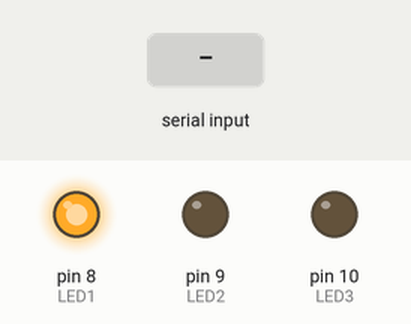
Simulated run of this sketch. Board: Arduino Uno, built with avr-gcc and run on an emulated ATmega328P. On the bench: output pins drawn as LEDs (lit = HIGH). The test bench sets the inputs (shaded band). What the sketch prints to the serial monitor is not drawn.

Above: at 6.0 s.
6.1 s: "2" received over Serial
At 7.2 s:
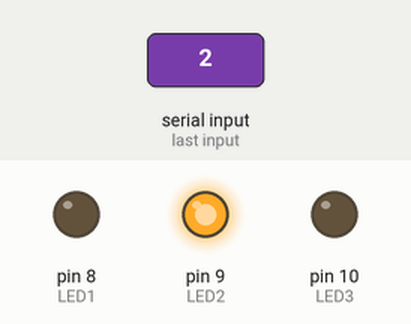
7.6 s: "3" received over Serial
At 8.4 s:
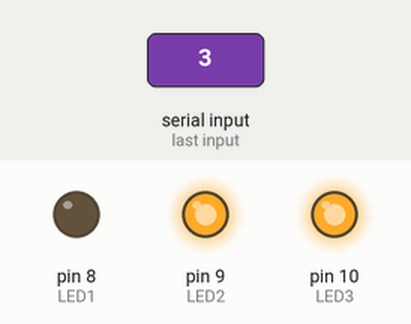
9.1 s: "0" received over Serial
At 9.5 s:
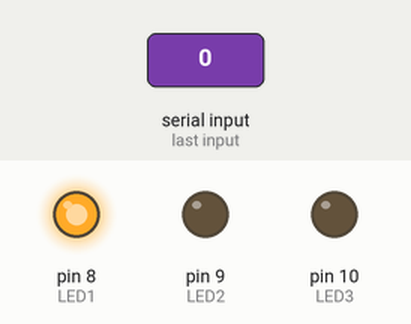
Timing chart, 0 to 12.1 s (numbered marks = the images above; inputs shaded):
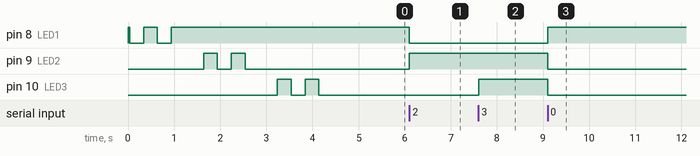

The sketch:

arduino_classroom.ino
```cpp
/*
  AI Smart Classroom - Arduino AC Controller
  ============================================
  Receives single-byte serial commands from Python:
    '0'  →  AC OFF        (all LEDs off)
    '1'  →  AC LOW        (LED1 on  — D8)
    '2'  →  AC HIGH       (LED1+LED2 — D8, D9)
    '3'  →  AC FULL HIGH  (LED1+LED2+LED3 — D8, D9, D10)

  Wiring:
    D8  → 220Ω resistor → LED1 anode  → LED1 cathode → GND
    D9  → 220Ω resistor → LED2 anode  → LED2 cathode → GND
    D10 → 220Ω resistor → LED3 anode  → LED3 cathode → GND

  STARTUP BLINK TEST:
    On power-on, each LED blinks twice in order (D8 → D9 → D10).
    Watch which physical LED blinks to confirm your wiring.
*/

// ── Pin definitions ──────────────────────────────────────────────────────────
const int LED1 = 8;   // AC LOW indicator     (D8)
const int LED2 = 9;   // AC HIGH indicator    (D9)
const int LED3 = 10;  // AC FULL indicator    (D10)

// ── Blink helper ─────────────────────────────────────────────────────────────
void blinkPin(int pin, int times, int ms) {
  for (int i = 0; i < times; i++) {
    digitalWrite(pin, HIGH);
    delay(ms);
    digitalWrite(pin, LOW);
    delay(ms);
  }
}

// ── Setup ────────────────────────────────────────────────────────────────────
void setup() {
  pinMode(LED1, OUTPUT);
  pinMode(LED2, OUTPUT);
  pinMode(LED3, OUTPUT);

  // All LEDs off at startup
  // NOTE: LED1 (D8) is active-LOW (wired anode→5V, cathode→D8)
  //       so HIGH=OFF and LOW=ON for D8 only.
  //       LED2 (D9) and LED3 (D10) are active-HIGH (normal wiring).
  setACOff();

  Serial.begin(9600);
  Serial.println("=== Arduino AC Controller ===");
  Serial.println("Running startup LED blink test...");

  // --- Blink test: each LED blinks 2x so you can verify wiring ---
  // D8 is active-LOW: pull LOW to turn ON, HIGH to turn OFF
  Serial.println("Blinking D8 (LED1 - active-LOW)...");
  digitalWrite(LED1, LOW);  delay(300);
  digitalWrite(LED1, HIGH); delay(300);
  digitalWrite(LED1, LOW);  delay(300);
  digitalWrite(LED1, HIGH); delay(300);
  delay(400);

  Serial.println("Blinking D9 (LED2 - AC HIGH)...");
  blinkPin(LED2, 2, 300);
  delay(400);

  Serial.println("Blinking D10 (LED3 - AC FULL HIGH)...");
  blinkPin(LED3, 2, 300);
  delay(400);

  setACOff();
  Serial.println("Blink test done. All LEDs OFF.");
  Serial.println("Ready for commands (0=OFF, 1=LOW, 2=HIGH, 3=FULL)");
}

// ── Main loop ────────────────────────────────────────────────────────────────
void loop() {
  if (Serial.available() > 0) {
    char cmd = Serial.read();

    switch (cmd) {
      case '0':
        setACOff();
        Serial.println("CMD 0 → AC OFF  | D8=LOW  D9=LOW  D10=LOW");
        break;
      case '1':
        setACLow();
        Serial.println("CMD 1 → AC LOW  | D8=HIGH D9=LOW  D10=LOW");
        break;
      case '2':
        setACHigh();
        Serial.println("CMD 2 → AC HIGH | D8=HIGH D9=HIGH D10=LOW");
        break;
      case '3':
        setACFullHigh();
        Serial.println("CMD 3 → AC FULL | D8=HIGH D9=HIGH D10=HIGH");
        break;
      default:
        // Ignore whitespace / newlines
        break;
    }
  }
}

// ── AC level functions ────────────────────────────────────────────────────────

// AC OFF: all LEDs off
// LED1(D8) is active-LOW → HIGH = off
void setACOff() {
  digitalWrite(LED1, HIGH);  // D8 active-LOW: HIGH = OFF
  digitalWrite(LED2, LOW);
  digitalWrite(LED3, LOW);
}

// AC LOW: only LED1 (D8) on
void setACLow() {
  digitalWrite(LED1, LOW);   // D8 active-LOW: LOW = ON
  digitalWrite(LED2, LOW);
  digitalWrite(LED3, LOW);
}

// AC HIGH: LED1 (D8) + LED2 (D9) on
void setACHigh() {
  digitalWrite(LED1, LOW);   // D8 active-LOW: LOW = ON
  digitalWrite(LED2, HIGH);
  digitalWrite(LED3, LOW);
}

// AC FULL HIGH: all three LEDs on
void setACFullHigh() {
  digitalWrite(LED1, LOW);   // D8 active-LOW: LOW = ON
  digitalWrite(LED2, HIGH);
  digitalWrite(LED3, HIGH);
}
```

Measured:
- after the input at 6.1 s, pin 8 (LED1): HIGH → LOW at once; pin 9 (LED2): LOW → HIGH at once
- after the input at 7.6 s, pin 10 (LED3): LOW → HIGH at once
- after the input at 9.1 s, pin 8 (LED1): LOW → HIGH at once; pin 9 (LED2), pin 10 (LED3): HIGH → LOW at once
